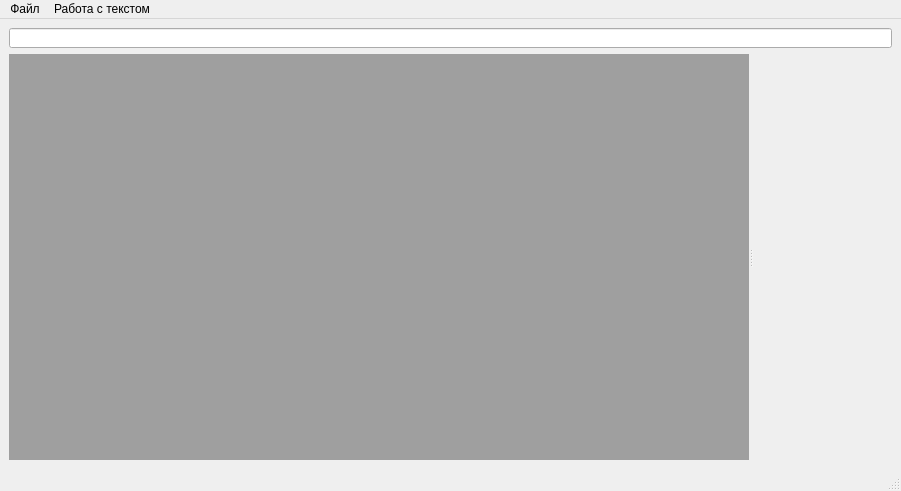
<?xml version="1.0" encoding="UTF-8"?>
<ui version="4.0">
 <class>MainWindow</class>
 <widget class="QMainWindow" name="MainWindow">
  <property name="geometry">
   <rect>
    <x>0</x>
    <y>0</y>
    <width>901</width>
    <height>491</height>
   </rect>
  </property>
  <property name="windowTitle">
   <string>Блокнот</string>
  </property>
  <widget class="QWidget" name="centralwidget">
   <layout class="QGridLayout" name="gridLayout">
    <item row="0" column="0">
     <widget class="QLineEdit" name="lineEdit">
      <property name="maximumSize">
       <size>
        <width>16777215</width>
        <height>20</height>
       </size>
      </property>
     </widget>
    </item>
    <item row="1" column="0">
     <widget class="QSplitter" name="splitter">
      <property name="orientation">
       <enum>Qt::Horizontal</enum>
      </property>
      <widget class="QMdiArea" name="mdiArea"/>
      <widget class="fileManager" name="widget" native="true">
       <property name="sizePolicy">
        <sizepolicy hsizetype="Expanding" vsizetype="Expanding">
         <horstretch>0</horstretch>
         <verstretch>0</verstretch>
        </sizepolicy>
       </property>
       <property name="maximumSize">
        <size>
         <width>16777215</width>
         <height>16777215</height>
        </size>
       </property>
       <property name="tabletTracking">
        <bool>false</bool>
       </property>
       <property name="focusPolicy">
        <enum>Qt::StrongFocus</enum>
       </property>
       <property name="acceptDrops">
        <bool>true</bool>
       </property>
      </widget>
     </widget>
    </item>
   </layout>
  </widget>
  <widget class="QMenuBar" name="menubar">
   <property name="geometry">
    <rect>
     <x>0</x>
     <y>0</y>
     <width>901</width>
     <height>21</height>
    </rect>
   </property>
   <widget class="QMenu" name="menu">
    <property name="title">
     <string>Файл</string>
    </property>
    <widget class="QMenu" name="menu_2">
     <property name="enabled">
      <bool>true</bool>
     </property>
     <property name="title">
      <string>Язык</string>
     </property>
     <addaction name="russian"/>
     <addaction name="english"/>
    </widget>
    <widget class="QMenu" name="menu_3">
     <property name="title">
      <string>Выбрать тему</string>
     </property>
     <addaction name="light"/>
     <addaction name="dark"/>
    </widget>
    <addaction name="open_2"/>
    <addaction name="newDoc"/>
    <addaction name="readOnly"/>
    <addaction name="separator"/>
    <addaction name="save"/>
    <addaction name="printDoc"/>
    <addaction name="separator"/>
    <addaction name="menu_3"/>
    <addaction name="separator"/>
    <addaction name="keysetting"/>
    <addaction name="menu_2"/>
    <addaction name="help"/>
    <addaction name="separator"/>
    <addaction name="exit"/>
   </widget>
   <widget class="QMenu" name="menu_4">
    <property name="title">
     <string>Работа с текстом</string>
    </property>
    <widget class="QMenu" name="menu_5">
     <property name="title">
      <string>Выравнивание</string>
     </property>
     <addaction name="onLeft"/>
     <addaction name="onCenter"/>
     <addaction name="onRight"/>
    </widget>
    <addaction name="copyFT"/>
    <addaction name="setFT"/>
    <addaction name="separator"/>
    <addaction name="menu_5"/>
    <addaction name="separator"/>
    <addaction name="font"/>
   </widget>
   <addaction name="menu"/>
   <addaction name="menu_4"/>
  </widget>
  <widget class="QStatusBar" name="statusbar"/>
  <action name="save">
   <property name="text">
    <string>Сохранить</string>
   </property>
  </action>
  <action name="open_2">
   <property name="text">
    <string>Открыть</string>
   </property>
  </action>
  <action name="exit">
   <property name="text">
    <string>Выход</string>
   </property>
  </action>
  <action name="help">
   <property name="text">
    <string>Справка</string>
   </property>
  </action>
  <action name="russian">
   <property name="checkable">
    <bool>false</bool>
   </property>
   <property name="checked">
    <bool>false</bool>
   </property>
   <property name="text">
    <string>Русский</string>
   </property>
  </action>
  <action name="english">
   <property name="checkable">
    <bool>false</bool>
   </property>
   <property name="text">
    <string>Английский</string>
   </property>
  </action>
  <action name="keysetting">
   <property name="text">
    <string>Настройки раскладки клавиатуры</string>
   </property>
  </action>
  <action name="readOnly">
   <property name="text">
    <string>Открыть в режиме чтения</string>
   </property>
  </action>
  <action name="light">
   <property name="checkable">
    <bool>false</bool>
   </property>
   <property name="checked">
    <bool>false</bool>
   </property>
   <property name="text">
    <string>Светлая</string>
   </property>
  </action>
  <action name="dark">
   <property name="checkable">
    <bool>false</bool>
   </property>
   <property name="text">
    <string>Тёмная</string>
   </property>
  </action>
  <action name="newDoc">
   <property name="text">
    <string>Открыть новое окно</string>
   </property>
  </action>
  <action name="printDoc">
   <property name="text">
    <string>Печать</string>
   </property>
  </action>
  <action name="copyFT">
   <property name="checkable">
    <bool>false</bool>
   </property>
   <property name="enabled">
    <bool>true</bool>
   </property>
   <property name="text">
    <string>Копировать формат</string>
   </property>
  </action>
  <action name="setFT">
   <property name="checkable">
    <bool>false</bool>
   </property>
   <property name="enabled">
    <bool>true</bool>
   </property>
   <property name="text">
    <string>Применить формат</string>
   </property>
  </action>
  <action name="onLeft">
   <property name="text">
    <string>Слева</string>
   </property>
  </action>
  <action name="onCenter">
   <property name="text">
    <string>Посередине</string>
   </property>
  </action>
  <action name="onRight">
   <property name="text">
    <string>Справа</string>
   </property>
  </action>
  <action name="font">
   <property name="text">
    <string>Шрифт</string>
   </property>
  </action>
 </widget>
 <customwidgets>
  <customwidget>
   <class>fileManager</class>
   <extends>QWidget</extends>
   <header>filemanager.h</header>
   <container>1</container>
  </customwidget>
 </customwidgets>
 <resources/>
 <connections/>
</ui>
